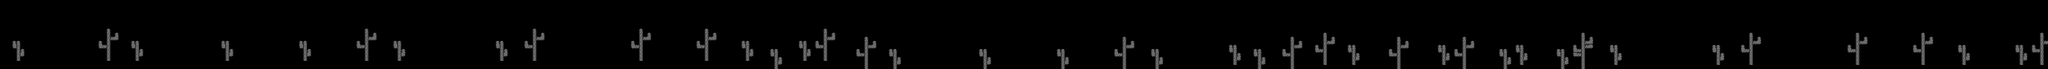

Rendered tile map (Tiled .tmx) drawn with the repository's tilesets; below, a short description and the map source with its tile grids summarised:
An orthogonal 500x17 tile map with 8x8 px tiles, 1 tile layer (NearBackgroundTiles).

<map version="1.2" tiledversion="1.3.4" orientation="orthogonal" renderorder="right-down" width="500" height="17" tilewidth="8" tileheight="8" infinite="0" nextlayerid="2" nextobjectid="1">
 <editorsettings>
  <export target="../../js/maps/level_2_background_scroll.js" format="js" />
 </editorsettings>
 <tileset firstgid="1" source="spritesheet_master.tsx" />
 <layer id="1" name="NearBackgroundTiles" width="500" height="17">
  <data>[8500 cells, 457 non-empty, 5 distinct tile ids]</data>
 </layer>
</map>
